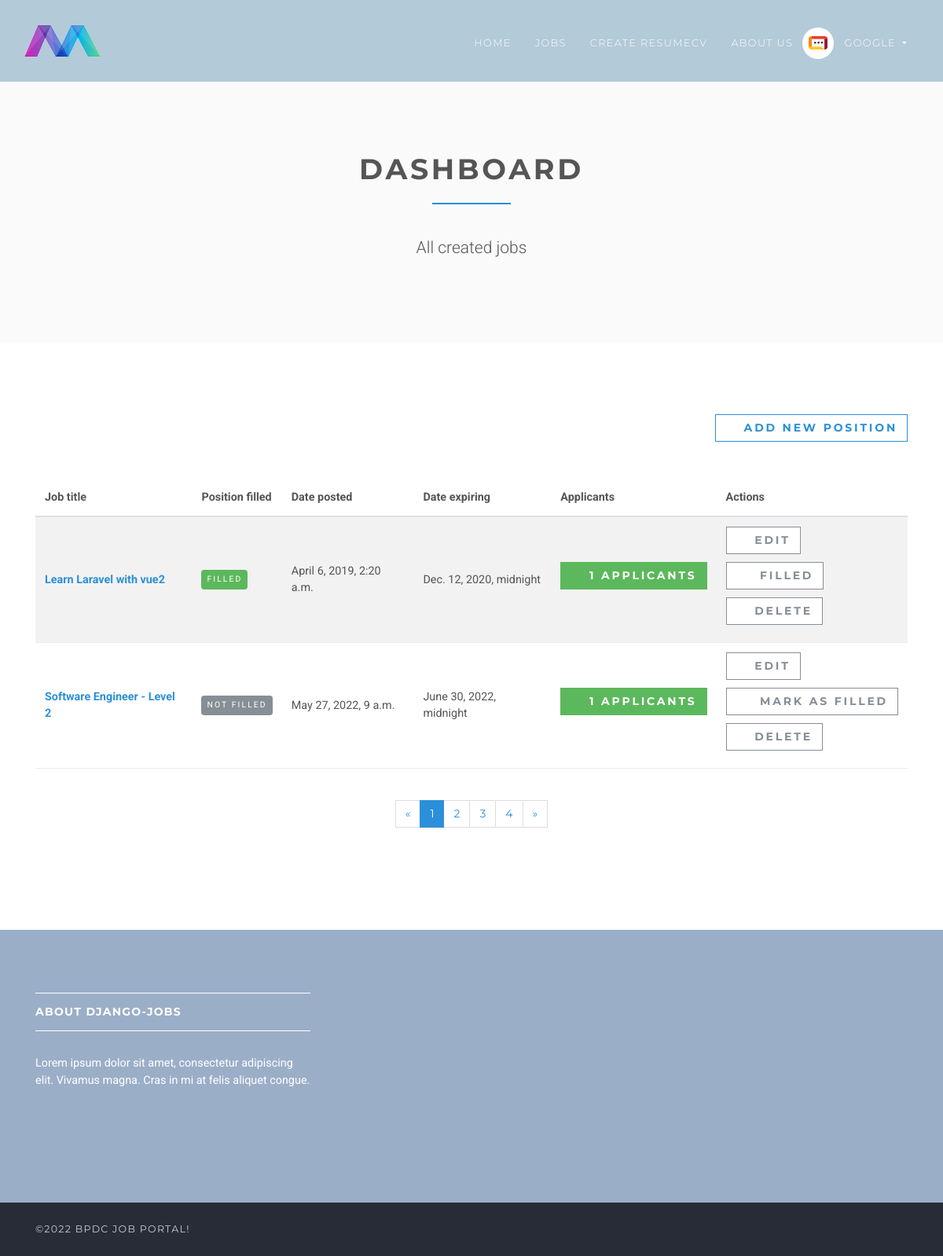
Page /en/employer/dashboard/ (signed in) on the committed database.
### accounts/models.py (models this page shows, shortened)
class User(AbstractUser):
    username = None
    role = models.CharField(max_length=12, error_messages={"required": "Role must be provided"})
    gender = models.CharField(max_length=10, blank=True, null=True, default="")
    email = models.EmailField(
        unique=True, blank=False, error_messages={"unique": "A user with that email already exists."}
    )
    USERNAME_FIELD = "email"
    REQUIRED_FIELDS = []
    objects = UserManager()

### jobsapp/models.py (models this page shows, shortened)
class Job(models.Model):
    user = models.ForeignKey(User, on_delete=models.CASCADE)
    title = models.CharField(max_length=300)
    description = models.TextField()
    location = models.CharField(max_length=150)
    type = models.CharField(choices=JOB_TYPE, max_length=10)
    category = models.CharField(max_length=100)
    last_date = models.DateTimeField()
    company_name = models.CharField(max_length=100)
    company_description = models.CharField(max_length=300)
    website = models.CharField(max_length=100, default="")
    created_at = models.DateTimeField(default=timezone.now)
    filled = models.BooleanField(default=False)
    salary = models.IntegerField(default=0, blank=True)
    tags = models.ManyToManyField(Tag)
    objects = JobManager()
    class Meta:
        ordering = ["id"]

### jobsapp/views/employer.py (the view)
# urls.py: path("", DashboardView.as_view(), name="employer-dashboard"),
class DashboardView(ListView):
    model = Job
    template_name = "jobs/employer/dashboard.html"
    context_object_name = "jobs"
    @method_decorator(login_required(login_url=reverse_lazy("accounts:login")))
    @method_decorator(user_is_employer)
    def dispatch(self, request, *args, **kwargs):
        return super().dispatch(self.request, *args, **kwargs)
    def get_queryset(self):
        return self.model.objects.filter(user_id=self.request.user.id)

### templates/jobs/employer/dashboard.html (shortened to what this page needs)
{% extends 'base.html' %}
{% load static %}
{% block content %}
    <section class="bg-light-gray">
        <div class="container">
            <div class="row">
                <div class="col-lg-8 mx-auto">
                    <h1 class="heading">Dashboard</h1>
                    <p class="lead text-center">All created jobs</p>
                </div>
            </div>
        </div>
    </section>
    <section>
        <div class="container">
            <div class="row">
                <div class="col-lg-12 text-right mb-5">
                    <a href="{% url 'jobs:employer-jobs-create' %}" class="btn btn-outline-white-primary">
                        <i class="fa fa-plus"></i>Add new position
                    </a>
                </div>
                <div class="col-lg-12">
                    <div class="table-responsive">
                        <table class="table table-striped table-hover table-client-dashboard">
                            <thead>
                            <tr>
                                <th>Job title</th>
                                <th>Position filled</th>
                                <th>Date posted</th>
                                <th>Date expiring</th>
                                <th>Applicants</th>
                                <th>Actions</th>
                            </tr>
                            </thead>
                            <tbody>
                            {% for job in jobs %}
                                <tr>
                                    <th><a href="{% url 'jobs:jobs-detail' job.id %}">{{ job.title }}</a>
                                    </th>
                                    <td>
                                        {% if job.filled %}
                                            <span class="badge badge-success">Filled</span>
                                        {% else %}
                                            <span class="badge badge-secondary">Not Filled</span>
                                        {% endif %}
                                    </td>
                                    <td>{{ job.created_at }}</td>
                                    <td>{{ job.last_date }}</td>
                                    <td>
                                        <a href="{% url 'jobs:employer-dashboard-applicants' job.id %}"
                                           class="btn btn-success">
                                            <i class="fa fa-users"></i>{{ job.applicants.count }}
                                            <span class="hidden-xs hidden-sm">Applicants</span>
                                        </a>
                                    </td>
                                    <td>
                                        <a href="{% url 'jobs:employer-jobs-edit' job.id %}" class="btn btn-outline-white-secondary">
                                            <i class="fa fa-edit"></i>Edit
                                        </a>
                                        <br>
                                        {% if job.filled %}
                                            <a href="{% url 'jobs:job-mark-filled' job.id %}"
                                               class="btn btn-outline-white-secondary">
                                                <i class="fa fa-check-circle-o"></i>
                                                <span class="hidden-xs hidden-sm">Filled</span>
                                            </a><br>
                                        {% else %}
                                            <a href="{% url 'jobs:job-mark-filled' job.id %}"
                                               class="btn btn-outline-white-secondary">
                                                <i class="fa fa-check-circle-o"></i>
                                                <span class="hidden-xs hidden-sm">Mark as </span>filled
                                            </a><br>
                                        {% endif %}
                                        <a href="#" class="btn btn-outline-white-secondary">
                                            <i class="fa fa-times-circle-o"></i>Delete
                                        </a>
                                    </td>
                                </tr>
                            {% endfor %}
                            </tbody>
                        </table>
                    </div>
                    <div class="pages">
                        <nav aria-label="Page navigation example" class="d-flex justify-content-center mt-4 mb-4">
                            <ul class="pagination">
                                <li class="page-item"><a href="#" aria-label="Previous" class="page-link"><span
                                        aria-hidden="true">«</span><span class="sr-only">Previous</span></a></li>
                                <li class="page-item active"><a href="#" class="page-link">1</a></li>
                                <li class="page-item"><a href="#" class="page-link">2</a></li>
                                <li class="page-item"><a href="#" class="page-link">3</a></li>
                                <li class="page-item"><a href="#" class="page-link">4</a></li>
                                <li class="page-item"><a href="#" aria-label="Next" class="page-link"><span
                                        aria-hidden="true">»</span><span class="sr-only">Next</span></a></li>
                            </ul>
                        </nav>
                    </div>
                </div>
            </div>
        </div>
    </section>
{% endblock %}

### templates/base.html (shortened to what this page needs)
{% load static %}
{% load static i18n %}
{% get_current_language as LANGUAGE_CODE %}
<!DOCTYPE html>
<html lang="{{ LANGUAGE_CODE }}">
<head>
    <link rel="stylesheet"
          href="{% static 'vendor/bootstrap/css/bootstrap.min.css' %}">
    <link rel="stylesheet"
          href="{% static 'vendor/font-awesome/css/font-awesome.min.css' %}">
    <link rel="stylesheet" href="{% static 'vendor/owl.carousel/assets/owl.carousel.css' %}">
    <link rel="stylesheet" href="{% static 'vendor/owl.carousel/assets/owl.theme.default.css' %}">
    <link rel="stylesheet" href="{% static 'css/style.default.css' %}" id="theme-stylesheet">
    <link rel="stylesheet" href="{% static 'css/custom.css' %}">
    <link rel="stylesheet" href="https://cdnjs.cloudflare.com/ajax/libs/toastr.js/latest/toastr.min.css"/>
</head>
<body>
<header class="header">
    <nav class="navbar navbar-expand-lg">
        <div class="container-fluid">
            <a href="{% url 'jobs:home' %}" class="navbar-brand">
                <img src="{% static 'img/logo-small.png' %}" alt="logo" class="d-none d-lg-block">
            </a>
            <div id="navbarSupportedContent" class="collapse navbar-collapse">
                {% with request.resolver_match.url_name as url_name %}
                    <ul class="navbar-nav ml-auto">
                        <li class="nav-item {% if url_name == 'home' %}active{% endif %}">
                            <a href="{% url 'jobs:home' %}" class="nav-link">Home <span class="sr-only">(current)</span></a>
                        </li>
                        <li class="nav-item {% if url_name == 'jobs' %}active{% endif %}">
                            <a href="{% url 'jobs:jobs' %}" class="nav-link">Jobs</a>
                        </li>
                        <li class="nav-item {% if url_name == 'templates' %}active{% endif %}">
                            <a href="{% url 'resume_cv:templates' %}" class="nav-link">Create ResumeCV</a>
                        </li>
                        <li class="nav-item">
                            <a href="/{{ LANGUAGE_CODE }}/about-us/" class="nav-link">About Us</a>
                        </li>
                        {% if request.user.is_authenticated and request.user.role == 'employer' %}
                            <li class="nav-item dropdown">
                                <a id="clientZone" href="#" data-toggle="dropdown"
                                   aria-haspopup="true" aria-expanded="false"
                                   class="nav-link dropdown-toggle has-img mb-3 mb-lg-0 mt-3 mt-lg-0">
                                    <div class="client-menu-image">
                                        <div class="inner">
                                            <img src="{% static 'img/company-1.png' %}"
                                                 alt="company image"
                                                 class="img-fluid">
                                        </div>
                                    </div>
                                    {% if request.user.role == 'employee' %}
                                        {{ request.user.first_name }} {{ request.user.last_name }}
                                    {% else %}
                                        {{ request.user.first_name }}
                                    {% endif %}
                                </a>
                            </li>
                        {% endif %}
                    </ul>
                {% endwith %}
            </div>
        </div>
    </nav>
</header>
<div>
    {% block content %} {% endblock %}
</div>
<footer class="footer">
    <div class="footer__block">
        <div class="container">
            <div class="row">
                <div class="col-lg-4 col-md-12 mb-5">
                    <h4 class="h5">About django-jobs</h4>
                    <p> Lorem ipsum dolor sit amet, consectetur adipiscing elit. Vivamus magna. Cras in mi at felis
                        aliquet congue. </p>
                </div>
            </div>
        </div>
    </div>
    <div class="footer__copyright">
        <div class="container">
            <div class="row">
                <div class="col-md-4 text-md-left text-center">
                    <p>&copy;{% now "Y" %} BPDC JOB PORTAL!</p>
        </div>
    </div>
</footer>
</body>
</html>

### rows in the picture
User: user.first_name "GOOGLE"
Job: title "Learn Laravel with vue2", filled "FILLED", created_at "April 6, 2019, 2:20 a.m.", last_date "Dec. 12, 2020, midnight", applicants.count "1"
Job: title "Software Engineer - Level 2", filled "NOT FILLED", created_at "May 27, 2022, 9 a.m.", last_date "June 30, 2022, midnight", applicants.count "1"
